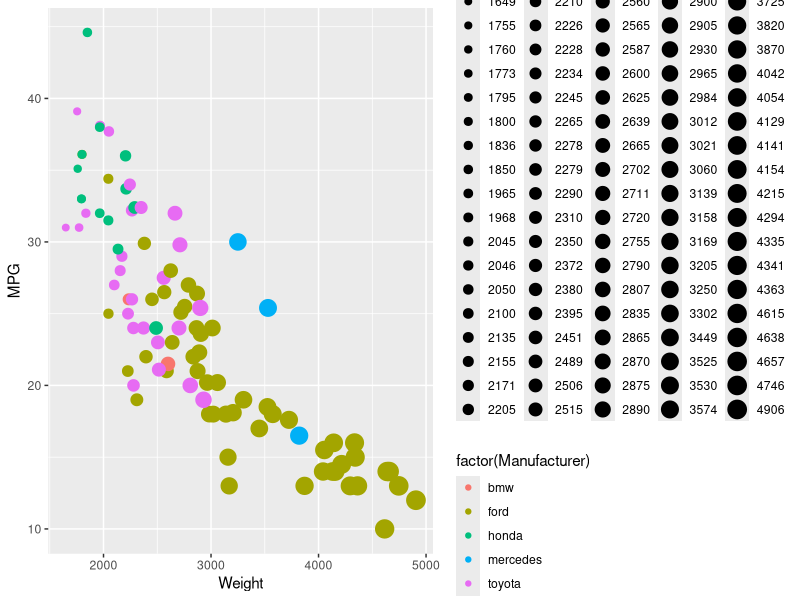
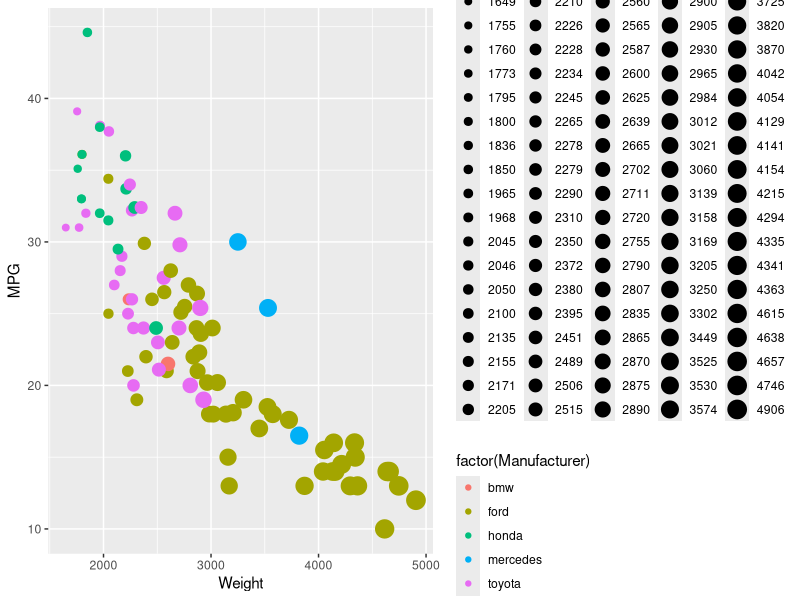

Write the R code that produced these figures, in order.
library(ggplot2)
data <- read.csv("../cars-sample.csv")
ggplot(data, aes(x=Weight, y=MPG)) + geom_point(aes(color=factor(Manufacturer), size=factor(Weight)))
# ggplot(data, aes(x=Weight, y=MPG)) + geom_point(aes(color=factor(Manufacturer))) + labs(title = paste("Title"))
ggsave("ggplot2-2.png")

